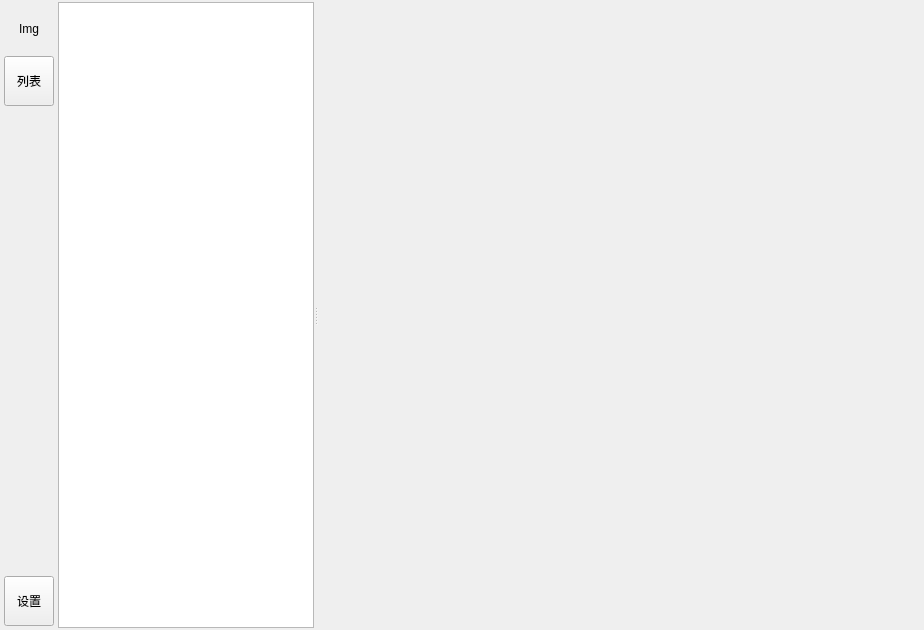
<?xml version="1.0" encoding="UTF-8"?>
<ui version="4.0">
 <class>Chat</class>
 <widget class="QWidget" name="Chat">
  <property name="geometry">
   <rect>
    <x>0</x>
    <y>0</y>
    <width>924</width>
    <height>630</height>
   </rect>
  </property>
  <property name="windowTitle">
   <string>Chat</string>
  </property>
  <layout class="QGridLayout" name="gridLayout">
   <property name="leftMargin">
    <number>2</number>
   </property>
   <property name="topMargin">
    <number>2</number>
   </property>
   <property name="rightMargin">
    <number>2</number>
   </property>
   <property name="bottomMargin">
    <number>2</number>
   </property>
   <property name="spacing">
    <number>2</number>
   </property>
   <item row="0" column="0">
    <widget class="QWidget" name="widget" native="true">
     <property name="minimumSize">
      <size>
       <width>54</width>
       <height>0</height>
      </size>
     </property>
     <property name="maximumSize">
      <size>
       <width>54</width>
       <height>16777215</height>
      </size>
     </property>
     <property name="styleSheet">
      <string notr="true"/>
     </property>
     <layout class="QVBoxLayout" name="verticalLayout">
      <property name="spacing">
       <number>2</number>
      </property>
      <property name="leftMargin">
       <number>2</number>
      </property>
      <property name="topMargin">
       <number>2</number>
      </property>
      <property name="rightMargin">
       <number>2</number>
      </property>
      <property name="bottomMargin">
       <number>2</number>
      </property>
      <item>
       <widget class="QLabel" name="label_UserIcon">
        <property name="minimumSize">
         <size>
          <width>50</width>
          <height>50</height>
         </size>
        </property>
        <property name="text">
         <string>Img</string>
        </property>
        <property name="alignment">
         <set>Qt::AlignCenter</set>
        </property>
       </widget>
      </item>
      <item>
       <widget class="QToolButton" name="toolButton_List">
        <property name="minimumSize">
         <size>
          <width>50</width>
          <height>50</height>
         </size>
        </property>
        <property name="text">
         <string>列表</string>
        </property>
       </widget>
      </item>
      <item>
       <spacer name="verticalSpacer">
        <property name="orientation">
         <enum>Qt::Vertical</enum>
        </property>
        <property name="sizeHint" stdset="0">
         <size>
          <width>20</width>
          <height>392</height>
         </size>
        </property>
       </spacer>
      </item>
      <item>
       <widget class="QToolButton" name="toolButton_Setting">
        <property name="minimumSize">
         <size>
          <width>50</width>
          <height>50</height>
         </size>
        </property>
        <property name="text">
         <string>设置</string>
        </property>
       </widget>
      </item>
     </layout>
    </widget>
   </item>
   <item row="0" column="1">
    <widget class="QStackedWidget" name="stackedWidget">
     <property name="currentIndex">
      <number>0</number>
     </property>
     <widget class="QWidget" name="Widget_List">
      <layout class="QGridLayout" name="gridLayout_3">
       <property name="leftMargin">
        <number>0</number>
       </property>
       <property name="topMargin">
        <number>0</number>
       </property>
       <property name="rightMargin">
        <number>0</number>
       </property>
       <property name="bottomMargin">
        <number>0</number>
       </property>
       <property name="spacing">
        <number>0</number>
       </property>
       <item row="0" column="0">
        <widget class="QSplitter" name="splitter">
         <property name="orientation">
          <enum>Qt::Horizontal</enum>
         </property>
         <widget class="QTreeWidget" name="treeWidget_UerList">
          <property name="sizePolicy">
           <sizepolicy hsizetype="Preferred" vsizetype="Expanding">
            <horstretch>0</horstretch>
            <verstretch>0</verstretch>
           </sizepolicy>
          </property>
          <property name="indentation">
           <number>0</number>
          </property>
          <attribute name="headerVisible">
           <bool>false</bool>
          </attribute>
          <column>
           <property name="text">
            <string>用户名</string>
           </property>
          </column>
         </widget>
         <widget class="QStackedWidget" name="stackedWidget_Conversation">
          <property name="sizePolicy">
           <sizepolicy hsizetype="Preferred" vsizetype="Preferred">
            <horstretch>1</horstretch>
            <verstretch>0</verstretch>
           </sizepolicy>
          </property>
         </widget>
        </widget>
       </item>
      </layout>
     </widget>
     <widget class="QWidget" name="Setting_page">
      <layout class="QGridLayout" name="gridLayout_2">
       <property name="leftMargin">
        <number>0</number>
       </property>
       <property name="topMargin">
        <number>0</number>
       </property>
       <property name="rightMargin">
        <number>0</number>
       </property>
       <property name="bottomMargin">
        <number>0</number>
       </property>
       <property name="spacing">
        <number>0</number>
       </property>
       <item row="0" column="0">
        <widget class="QTabWidget" name="tabWidget">
         <property name="currentIndex">
          <number>1</number>
         </property>
         <widget class="QWidget" name="UserSetting">
          <attribute name="title">
           <string>用户设置</string>
          </attribute>
         </widget>
         <widget class="QWidget" name="About">
          <attribute name="title">
           <string>关于</string>
          </attribute>
         </widget>
        </widget>
       </item>
      </layout>
     </widget>
    </widget>
   </item>
  </layout>
 </widget>
 <resources/>
 <connections/>
</ui>
